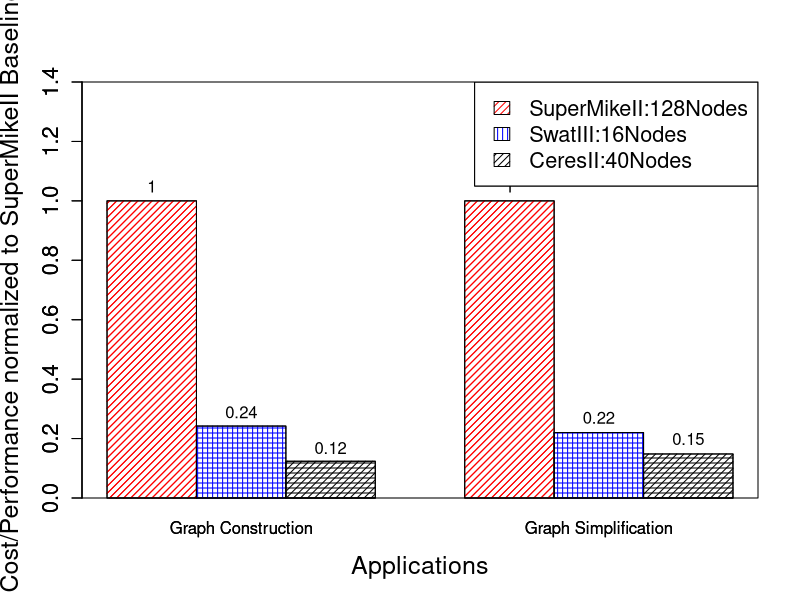

Write R code to recreate this figure.
#Where the file is saved
pdf("//Users/arghyakusumdas/Documents/MyGitProjects/MyIeeeAccessPaper/IEEEtran/IEEEtran/Figures/PerformanceFigures/costTimeHum.pdf", family="Times")

# Grouped Bar Plot
data <- read.csv(file="costTimeHum.csv",head=TRUE,sep=",")
#print(data)
counts <- table(data$HumGraphConstruction,data$HumGraphSimplification)
x <- seq(10, 20, 30)

barplot(as.matrix(data), main="", ylim=c(0, 1.4), xlab="Applications",ylab="Cost/Performance normalized to SuperMikeII Baseline", names=c("Graph Construction", "Graph Simplification"), col=c("red","blue", "black"), beside=TRUE, density=20, angle=c(45,0,0), cex.lab=1.5, cex.axis=1.3, cex.names=1)
barplot(as.matrix(data), add=TRUE, main="", ylim=c(0, 1.4), xlab="Applications",ylab="Cost/Performance normalized to SuperMikeII Baseline", names=c("Graph Construction", "Graph Simplification"), col=c("red","blue", "black"), beside=TRUE, density=20, angle=c(45,90,45), cex.lab=1.5, cex.axis=1.3, cex.names=1)

text(1.5, 1.05, "1")
text(2.5, 0.29, "0.24")
text(3.5, 0.17, "0.12")

text(5.5, 1.05, "1")
text(6.5, 0.27, "0.22")
text(7.5, 0.20, "0.15")

legend("topright", legend = rownames(data), fill = c("red","blue", "black"), density=20, angle=c(45,0,0), ncol = 1, cex = 1.3)
legend("topright", legend = rownames(data), fill = c("red","blue", "black"), density=20, angle=c(45,90,45), ncol = 1, cex = 1.3)
box()